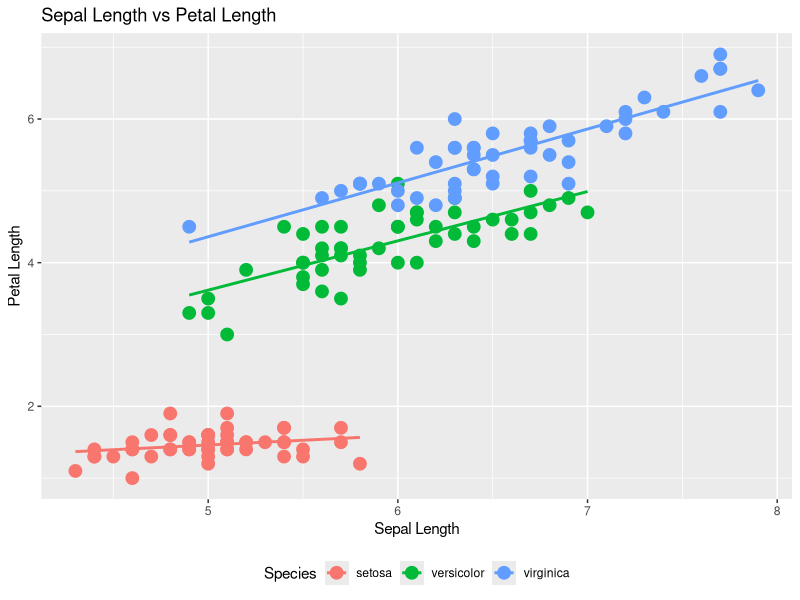

R code for this plot:
library(ggplot2)
data(iris)
str(iris)
ggplot(data=iris, aes(x=Sepal.Length, y=Petal.Length, color=Species)) +
geom_point(size=4) + 
geom_smooth(method="lm", aes(color=Species), se=FALSE) + 
ggtitle("Sepal Length vs Petal Length") +
xlab("Sepal Length") +
ylab("Petal Length") +
theme(legend.position="bottom")
anova_sepal<-aov(Sepal.Length~Species,data=iris)
summary(anova_sepal)
anova_petal<-aov(Petal.Length~Species,data=iris)
summary(anova_petal)
 
   